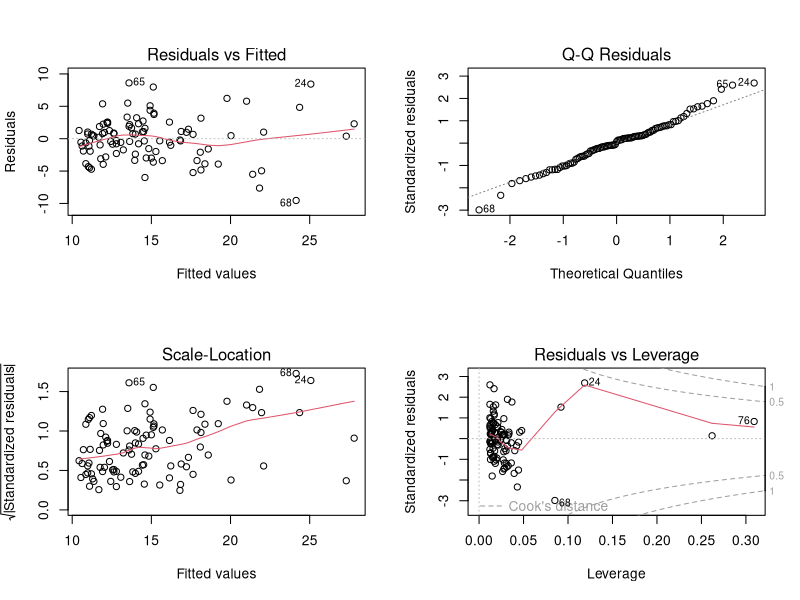

Write R code to recreate this figure. (Note: this script raises an error after producing the figure.)
## ---- chunk 1
knitr::opts_chunk$set(echo = FALSE,
                      warning = FALSE, 
                      message = FALSE)

library(readxl)
library(tidyverse)
library(ggplot2)
## ---- chunk 2
data<- read_xlsx("Datos_P2.xlsx")

data<- data %>% mutate(Sitio= as.factor(Sitio))
## ---- chunk 3
set.seed(40)
col= sample(144, 101)
datam<- data %>% slice(col)
## ---- chunk 4
set.seed(40)
Col= sample(144 ,43)
datav<- data %>% slice(Col)
## ---- chunk 5
modelo<- lm(`Altura total (m)` ~ `DAP (cm)` + I(`DAP (cm)`^2), data = datam)

a<- shapiro.test(resid(modelo))


tabla<- tibble(Modelo= "mod1", 
                Fc= broom::glance(modelo)$statistic, 
                valor.p= broom::glance(modelo)$p.value, 
                Shapiro= round(a$p.value, 4),
                R.squared= broom::glance(modelo)$r.squared,
                AIC= broom::glance(modelo)$AIC,
                RSE= broom::glance(modelo)$sigma)

par(mfrow= c(2,2))
plot(modelo)

modelo1<- lm(`Altura total (m)` ~ `DAP (cm)` + I(`DAP (cm)`^2), data = datam[-c(68, 24, 76), ])

knitr::kable(rbind(broom::glance(modelo), broom::glance(modelo1)), caption = "Modelos con y sin datos")

## ---- chunk 6
modelo<- lm(log(`Altura total (m)`) ~ log(`DAP (cm)`), data = datam)

a<- shapiro.test(resid(modelo))
prueba<- broom::augment(modelo)

prueba<- prueba %>% mutate(fitted= 
                             exp(((anova(modelo)$"Mean Sq"[2])/2)+1.4690203+0.4469912*log..DAP..cm...)) %>% 
  mutate(resid= fitted - exp(log..Altura.total..m...))

#broom::tidy(modelo)

RSE <- sqrt(sum(prueba$resid^2, na.rm = TRUE)/summary(modelo)$df[2])

tabla2<- tibble(Modelo= "mod2", 
                Fc= broom::glance(modelo)$statistic, 
                valor.p= broom::glance(modelo)$p.value, 
                Shapiro= round(a$p.value, 4),
                R.squared= broom::glance(modelo)$r.squared,
                AIC= broom::glance(modelo)$AIC,
                RSE= round(RSE, 4))

par(mfrow= c(2,2))
plot(modelo)

## ---- chunk 7
modelo<- lm(log(`Altura total (m)`) ~ log(`DAP (cm)`) + I((log(`DAP (cm)`))^2), data = datam)

prueba<- broom::augment(modelo)

prueba<- prueba %>% mutate(fitted= 
                             exp(((anova(modelo)$"Mean Sq"[2])/2)+1.534780445	+0.395973547	*log..DAP..cm... + 0.009502094* log..DAP..cm...^2)) %>% 
  mutate(resid= fitted - exp(log..Altura.total..m...))

RSE <- sqrt(sum(prueba$resid^2, na.rm = TRUE)/summary(modelo)$df[2])


tabla3<- tibble(Modelo= "mod3", 
                Fc= broom::glance(modelo)$statistic, 
                valor.p= broom::glance(modelo)$p.value, 
                Shapiro= "",
                R.squared= broom::glance(modelo)$r.squared,
                AIC= broom::glance(modelo)$AIC,
                RSE= round(RSE, 4))

## ---- chunk 8
start<- nls(`Altura total (m)` ~ SSmicmen(`DAP (cm)`, a, b), data = datam)

modelo<- nls(`Altura total (m)` ~ a*`DAP (cm)`/(b+`DAP (cm)`), data = datam, 
             start = list(a= 30.539 , b= 14.856)) 

tabla4<- tibble(Modelo= "mod4", 
                Fc= "", 
                valor.p= "***", 
                Shapiro= "",
                R.squared= "",
                AIC= broom::glance(modelo)$AIC,
                RSE= broom::glance(modelo)$sigma)


#broom::tidy(modelo)
#broom::glance(modelo)

## ---- chunk 9
knitr::kable(rbind(tabla, tabla2, tabla3, tabla4), caption = "Modelos ajustados")
